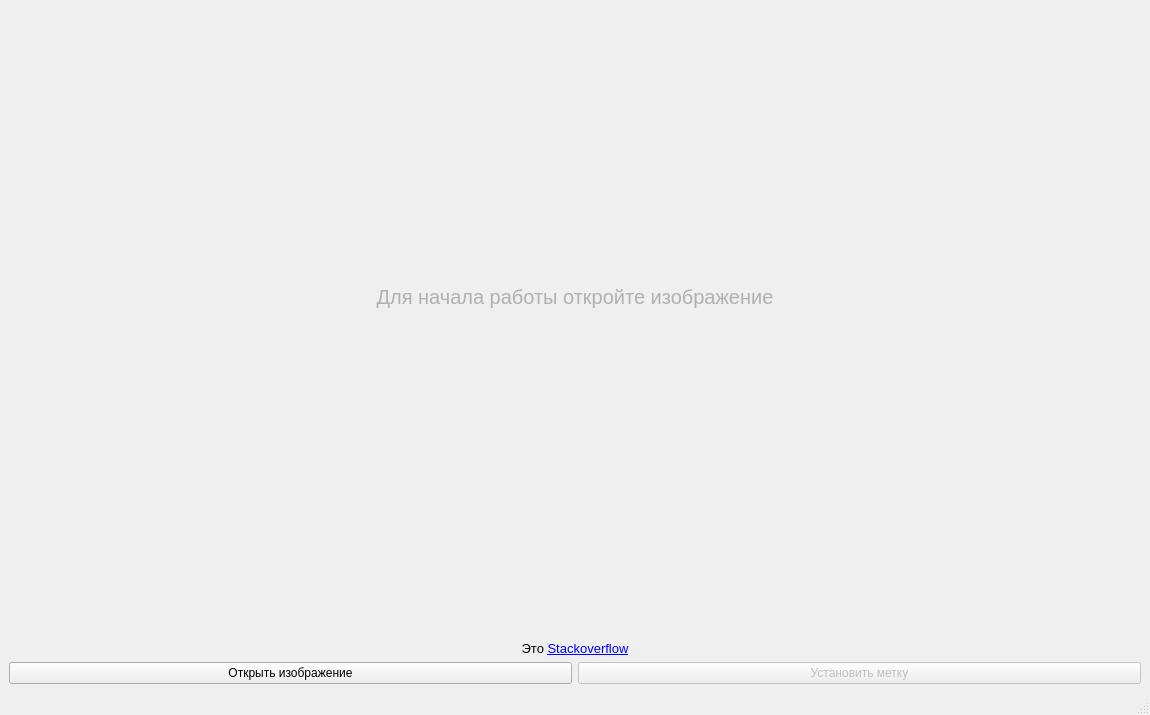
<?xml version="1.0" encoding="UTF-8"?>
<ui version="4.0">
 <class>MainWindow</class>
 <widget class="QMainWindow" name="MainWindow">
  <property name="geometry">
   <rect>
    <x>0</x>
    <y>0</y>
    <width>1150</width>
    <height>715</height>
   </rect>
  </property>
  <property name="windowTitle">
   <string>Установить метку</string>
  </property>
  <widget class="QWidget" name="centralwidget">
   <layout class="QGridLayout" name="gridLayout">
    <item row="0" column="1">
     <layout class="QVBoxLayout" name="verticalLayout">
      <item>
       <widget class="QLabel" name="image">
        <property name="text">
         <string>&lt;html&gt;&lt;head/&gt;&lt;body&gt;&lt;p&gt;&lt;span style=&quot; font-family:'Museo Sans Cyrl','Arial','sans-serif'; font-size:15pt; color:#b0b0b0;&quot;&gt;Для начала работы откройте изображение&lt;/span&gt;&lt;/p&gt;&lt;p&gt;&lt;br/&gt;&lt;/p&gt;&lt;/body&gt;&lt;/html&gt;</string>
        </property>
        <property name="textFormat">
         <enum>Qt::MarkdownText</enum>
        </property>
        <property name="scaledContents">
         <bool>false</bool>
        </property>
        <property name="alignment">
         <set>Qt::AlignCenter</set>
        </property>
        <property name="wordWrap">
         <bool>false</bool>
        </property>
       </widget>
      </item>
      <item>
       <widget class="QLabel" name="answer">
        <property name="sizePolicy">
         <sizepolicy hsizetype="Preferred" vsizetype="Fixed">
          <horstretch>0</horstretch>
          <verstretch>0</verstretch>
         </sizepolicy>
        </property>
        <property name="minimumSize">
         <size>
          <width>0</width>
          <height>25</height>
         </size>
        </property>
        <property name="text">
         <string>&lt;html&gt;&lt;head/&gt;&lt;body&gt;&lt;p&gt;&lt;span style=&quot; font-family:'Museo Sans Cyrl','Arial','sans-serif'; font-size:10pt;&quot;&gt;Это &lt;/span&gt;&lt;a href=&quot;http://stackoverflow.com/&quot;&gt;&lt;span style=&quot; font-family:'Museo Sans Cyrl','Arial','sans-serif'; font-size:10pt; text-decoration: underline; color:#0000ff;&quot;&gt;Stackoverflow&lt;/span&gt;&lt;/a&gt;&lt;/p&gt;&lt;/body&gt;&lt;/html&gt;</string>
        </property>
        <property name="textFormat">
         <enum>Qt::MarkdownText</enum>
        </property>
        <property name="scaledContents">
         <bool>false</bool>
        </property>
        <property name="alignment">
         <set>Qt::AlignBottom|Qt::AlignHCenter</set>
        </property>
        <property name="openExternalLinks">
         <bool>true</bool>
        </property>
       </widget>
      </item>
      <item>
       <layout class="QHBoxLayout" name="horizontalLayout">
        <item>
         <widget class="QPushButton" name="openImage">
          <property name="enabled">
           <bool>true</bool>
          </property>
          <property name="maximumSize">
           <size>
            <width>16777215</width>
            <height>16777215</height>
           </size>
          </property>
          <property name="text">
           <string>Открыть изображение</string>
          </property>
         </widget>
        </item>
        <item>
         <widget class="QPushButton" name="findLabel">
          <property name="enabled">
           <bool>false</bool>
          </property>
          <property name="maximumSize">
           <size>
            <width>16777215</width>
            <height>16777215</height>
           </size>
          </property>
          <property name="text">
           <string>Установить метку</string>
          </property>
         </widget>
        </item>
       </layout>
      </item>
     </layout>
    </item>
   </layout>
  </widget>
  <widget class="QStatusBar" name="statusbar"/>
  <action name="about">
   <property name="text">
    <string>О программе</string>
   </property>
  </action>
  <action name="open">
   <property name="text">
    <string>Открыть изображение</string>
   </property>
  </action>
  <action name="exit">
   <property name="text">
    <string>Выход</string>
   </property>
  </action>
  <action name="recognize">
   <property name="text">
    <string>Найти метки</string>
   </property>
  </action>
  <action name="exportToJson">
   <property name="text">
    <string>Экспорт в JSON</string>
   </property>
  </action>
 </widget>
 <resources/>
 <connections/>
</ui>
